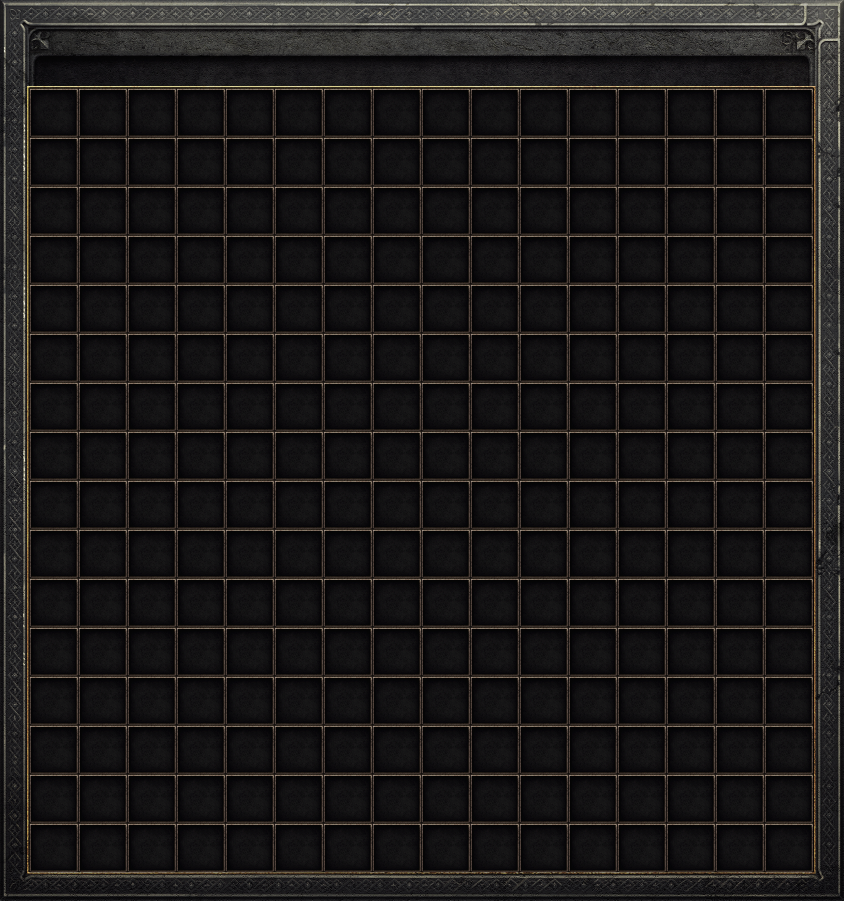
#> input picture plugins/grail-on/src/art/stash.png, 1687 x 1801 px (shown at 1/2 size)
$ python make_art.py ../../grail-on/src/art/stash.png ../../grail-on/src/art/stash.png
#> lines starting #> are read from the running program, lines starting #| are printed output that depends on the picture
# Builds the panel's packaged art from the stash frame Grail On! ships
# (Expanded Stash Plus's stash, 1687x1801, 16x16 cells of 98). The panel is
# 1162x1507, the size of the game's left panels (the frame of Run Counter's
# stats window): the stash's corners, edges and gold inner line, cropped
# (never scaled) to that size. Written to src/frame_art.inc as 256-colour
# pictures (a palette and one byte per pixel), in pieces:
#   top (1162x178) and bottom (1162x56): the bands;
#   left and right (59x1273): the edges between them;
#   slot: one empty cell (98x98), tiled under the charm grid.
# The plugin draws the dark stone inside and puts the pieces around it.
# Usage: python3 make_art.py <stash.png> <frame_art.inc>
import sys
from pathlib import Path
from PIL import Image

stash = Image.open(sys.argv[1]).convert("RGBA")
#> stash is the input picture: PIL image 1687x1801 RGBA; mean R, G, B, A 26.6, 24.5, 24.3, 255
pieces = []
W, H = 1162, 1507
sw, sh = stash.size
#> sw = 1687; sh = 1801
# Inside the gold line: x 59..1627, y 178..1744 on the stash.
left, right, top, bottom = 59, sw - 1628, 178, sh - 1745
#> left = 59; right = 59; top = 178; bottom = 56
corner = 160  # the top and bottom corners keep their ornaments


def save(image, name):
    q = image.quantize(256, method=Image.Quantize.FASTOCTREE, dither=Image.Dither.NONE)
    palette = q.getpalette()[:768]
    pieces.append((name, q.width, q.height, palette + [0] * (768 - len(palette)), q.tobytes()))


# Top band (frame and title band) and bottom frame: corners, then the middle cropped.
for (sy, h, name) in ((0, top, "Top"), (sh - bottom, bottom, "Bottom")):
    band = Image.new("RGBA", (W, h))
    band.paste(stash.crop((0, sy, corner, sy + h)), (0, 0))
    band.paste(stash.crop((sw - corner, sy, sw, sy + h)), (W - corner, 0))
    mid = W - 2 * corner
    x0 = (sw - mid) // 2
    band.paste(stash.crop((x0, sy, x0 + mid, sy + h)), (corner, 0))
    save(band, name)
#> this loop made 2 passes
#> pass 1, in save, `q = image.quantize(256, method=Image.Quantize.FASTOCTREE, dither=Image..`:
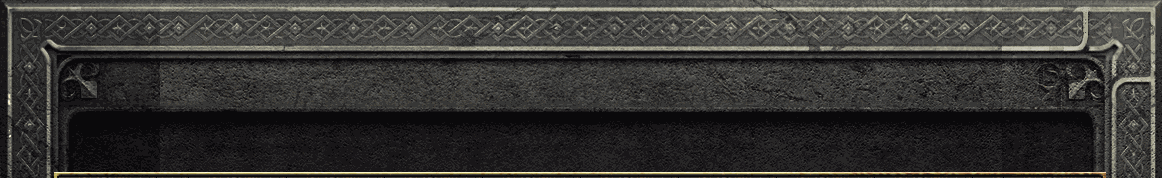
#> q: PIL image 1162x178 P; mean R, G, B 55.2, 54.1, 51.9
#> pass 2, in save (call 2), `q = image.quantize(256, method=Image.Quantize.FASTOCTREE, dither=Image..`:
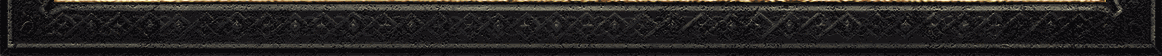
#> q: PIL image 1162x56 P; mean R, G, B 37.6, 35.1, 33.6
# Side edges with the gold line, cropped from the middle rows.
span = H - top - bottom
#> span = 1273
y0 = top + 40
#> y0 = 218
save(stash.crop((0, y0, left, y0 + span)), "Left")
#> call 3 of save, with name = 'Left'
#> in save (call 3), `q = image.quantize(256, method=Image.Quantize.FASTOCTREE, dither=Image..`:
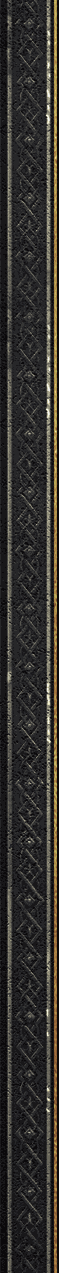
#> q: PIL image 59x1273 P; mean R, G, B 51.2, 48.6, 45
#> in save (call 3), `palette = q.getpalette()[:768]`: palette = 768 values, max 250 at index 201, min 0 at index 231, mean 37.65
save(stash.crop((sw - right, y0, sw, y0 + span)), "Right")
#> call 4 of save, with name = 'Right'
#> in save (call 4), `q = image.quantize(256, method=Image.Quantize.FASTOCTREE, dither=Image..`:
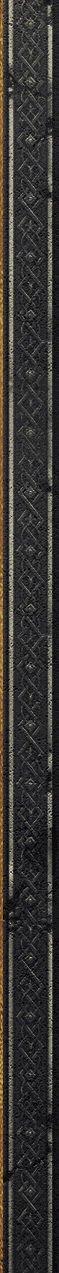
#> q: PIL image 59x1273 P; mean R, G, B 56.3, 53.2, 50
#> in save (call 4), `palette = q.getpalette()[:768]`: palette = 768 values, max 220 at index 192, min 0 at index 195, mean 27.03
# One cell: the first one of the grid.
save(stash.crop((left, top, left + 98, top + 98)), "Slot")
#> in save (call 5), `q = image.quantize(256, method=Image.Quantize.FASTOCTREE, dither=Image..`:
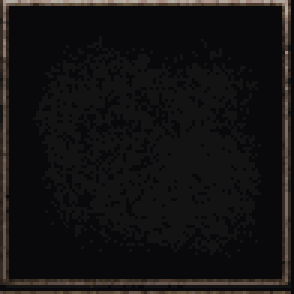
#> q: PIL image 98x98 P (shown 3 times larger); mean R, G, B 20.2, 18.2, 18.4
#> in save (call 5), `palette = q.getpalette()[:768]`: palette = 768 values, max 179 at index 48, min 0 at index 72, mean 8.49
out = ["// Generated by tools/make_art.py from Grail On!'s stash art. Do not edit.",
       "struct ArtPiece { int width, height; const unsigned char* palette; const unsigned char* pixels; };"]
for name, w, h, palette, pixels in pieces:
    out.append(f"constexpr unsigned char {name}Palette[] {{" + ",".join(map(str, palette)) + "};")
    out.append(f"constexpr unsigned char {name}Pixels[] {{")
    for i in range(0, len(pixels), 64):
        out.append("\t" + ",".join(map(str, pixels[i:i + 64])) + ",")
    out.append("};")
    out.append(f"constexpr ArtPiece {name}Art {{ {w}, {h}, {name}Palette, {name}Pixels }};")
#> this loop made 5 passes
#> (name, w, h) on passes 1 to 5: ('Top', 1162, 178), ('Bottom', 1162, 56), ('Left', 59, 1273), ('Right', 59, 1273), ('Slot', 98, 98)
#> after the loop, out = 6770 items
Path(sys.argv[2]).write_text("\n".join(out) + "\n")
print("frame pieces for", (W, H))
